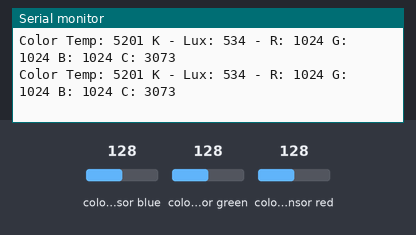
A sketch run on a simulated Arduino Uno, built with avr-gcc and run on an emulated ATmega328P. Parts: the last lines printed to the serial monitor. The inputs (shaded band) are chosen by the test bench; at power-on: colour sensor blue 128, colour sensor green 128, colour sensor red 128.

Above: at 1.2 s.
1.3 s: colour sensor blue set to 5
At 1.5 s:
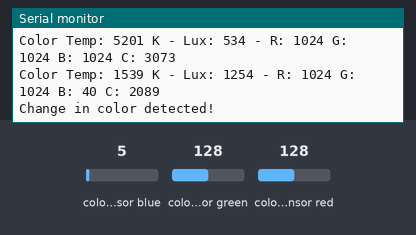
4.3 s: colour sensor green set to 5
At 4.37 s:
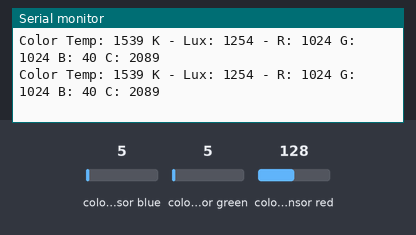
7.3 s: colour sensor red set to 5
At 7.43 s:
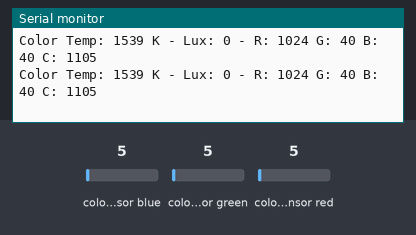
8.8 s: colour sensor green set to 128
At 8.81 s:
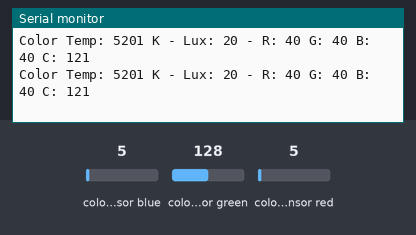
11.8 s: colour sensor green set to 5
At 11.87 s:
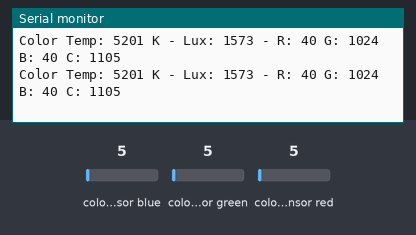
Timing chart, 0 to 14.8 s (numbered marks = the images above; inputs shaded):
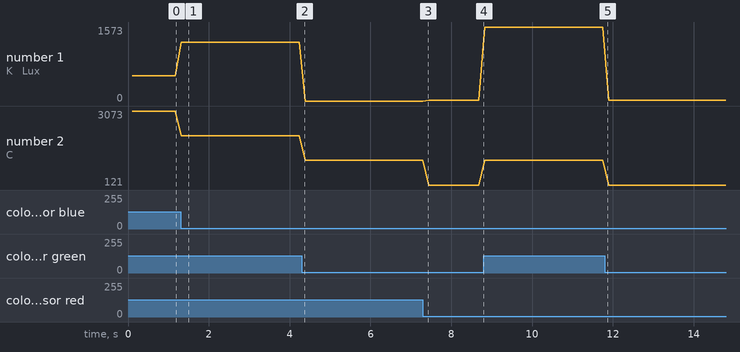

Measured:
- after the input at 1.3 s, the serial monitor: prints a new line at once (image 1)
- plotted number 1: 534 → 1254 after the input at 1.3 s, 1254 → 0 after the input at 4.3 s, 0 → 20 after the input at 7.3 s, 20 → 1573 after the input at 8.8 s, 1573 → 20 after the input at 11.8 s
- plotted number 2: 3073 → 2089 after the input at 1.3 s, 2089 → 1105 after the input at 4.3 s, 1105 → 121 after the input at 7.3 s, 1105 → 121 after the input at 11.8 s

The sketch:

RGBBBB.ino
```cpp
#include <Wire.h>
#include "Adafruit_TCS34725.h"

Adafruit_TCS34725 tcs = Adafruit_TCS34725(TCS34725_INTEGRATIONTIME_614MS, TCS34725_GAIN_1X);

uint16_t prevR, prevG, prevB, prevC;
const int colorThreshold = 200; // Adjust this threshold as needed

void setup(void) {
  Serial.begin(9600);

  if (!tcs.begin()) {
    Serial.println("No TCS34725 found ... check your connections");
    while (1);
  }

  // Now we're ready to get readings!

  // Change the I2C address to 0x77
 // tcs.setAddress(0x77);

  // Verify if the address change was successful
  if (!tcs.begin()) {
    Serial.println("No TCS34725 found at new address ... check your connections");
    while (1);
  }

  Serial.println("Found sensor at new address");

  // Initialize previous color readings
  tcs.getRawData(&prevR, &prevG, &prevB, &prevC);
}

void loop(void) {
  uint16_t r, g, b, c, colorTemp, lux;

  tcs.getRawData(&r, &g, &b, &c);
  colorTemp = tcs.calculateColorTemperature_dn40(r, g, b, c);
  lux = tcs.calculateLux(r, g, b);

  Serial.print("Color Temp: "); Serial.print(colorTemp, DEC); Serial.print(" K - ");
  Serial.print("Lux: "); Serial.print(lux, DEC); Serial.print(" - ");
  Serial.print("R: "); Serial.print(r, DEC); Serial.print(" ");
  Serial.print("G: "); Serial.print(g, DEC); Serial.print(" ");
  Serial.print("B: "); Serial.print(b, DEC); Serial.print(" ");
  Serial.print("C: "); Serial.print(c, DEC); Serial.print(" ");
  Serial.println(" ");

  // Check for a change in color
  if (abs(r - prevR) > colorThreshold || abs(g - prevG) > colorThreshold || abs(b - prevB) > colorThreshold || abs(c - prevC) > colorThreshold) {
    Serial.println("Change in color detected!");
  }

  // Update previous color readings
  prevR = r;
  prevG = g;
  prevB = b;
  prevC = c;

  delay(100); // Wait for 1 second before taking the next reading
}
```
